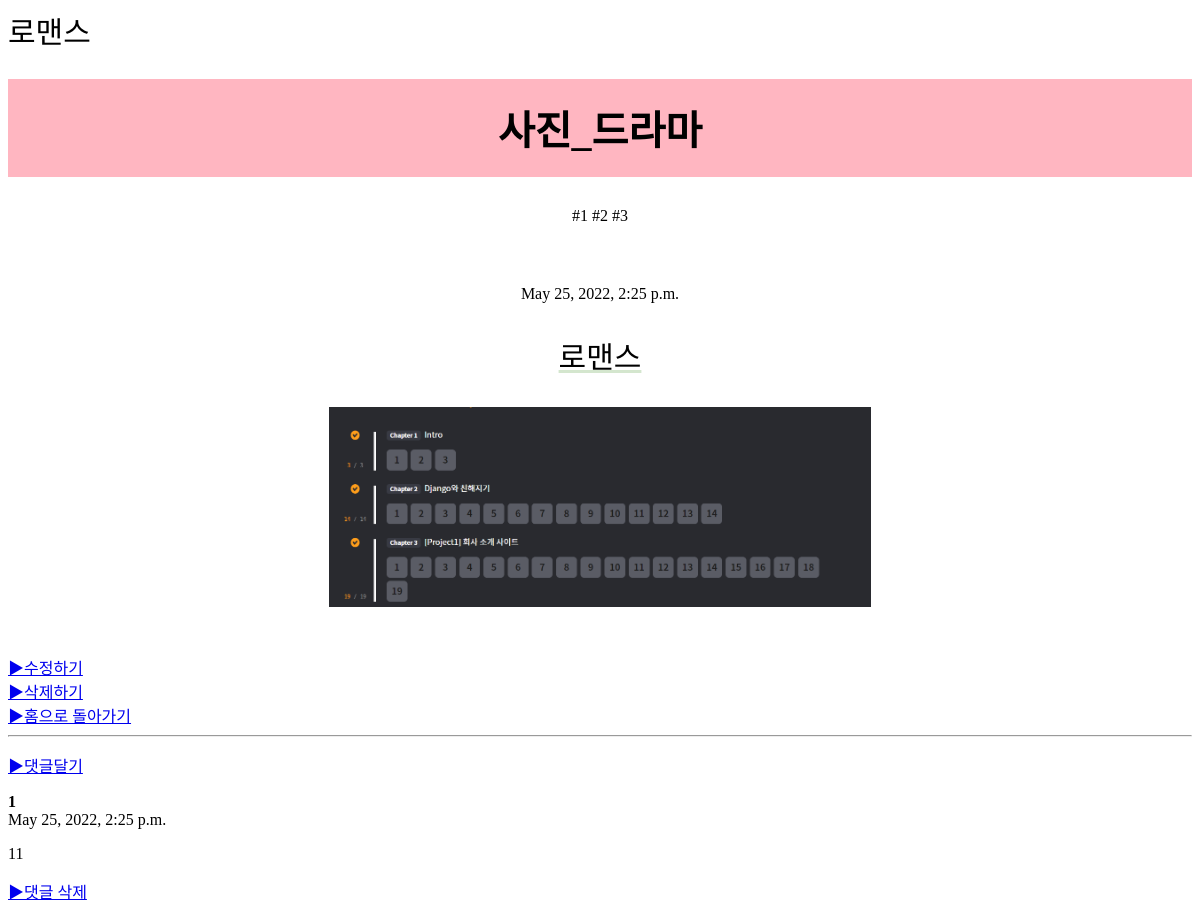
The page /drama/r/7 on the database its author committed.
### drama/models.py (models this page shows, shortened)
class Romance(models.Model):
    title = models.CharField('Title',max_length=50, blank=True)
    author = models.CharField('Author',max_length=50, blank=True)
    upload_time = models.DateTimeField(unique=True)
    content=models.TextField('content')
    hashtag=models.ManyToManyField(R_HashTag)
    photo=models.ImageField(blank=True, null=True, upload_to="drama_photo")

class R_HashTag(models.Model):
    hashtag=models.CharField(max_length=100)
    def __str__(self):
        return self.hashtag

class R_Comment(models.Model):
    post=models.ForeignKey(Romance, related_name='comments', on_delete=models.CASCADE)
    username=models.CharField(max_length=20)
    comment_text=models.TextField()
    created_at=models.DateTimeField(default=timezone.now)

### drama/views.py (the view)
# urls.py: path('drama/r/<int:pk>',R_detail2,name='R_detail2'),
def R_detail2(request, pk):
    R_post2=get_object_or_404(Romance,pk=pk)
    R_hashtag2=R_post2.hashtag.all()
    return render(request,'R_detail2.html',{'R_post2':R_post2, 'R_hashtags2':R_hashtag2})

### drama/templates/R_detail2.html (shortened to what this page needs)
{% load static %}
<html>
    <head>
        <link rel = "stylesheet" href="{% static 'css/detail.css' %}">
        <a style="font-size: 30px;">로맨스</a>
    </head>
    <body>
        <div>
            <h1>{{  R_post2.title  }}</h1>
            <div><span>
                {% for hashtag in R_hashtags2.all %}
                #{{hashtag}}
                {% endfor %}
            </span>
            </div>
            <span>{{ R_post2.upload_time }}</span>
            <div class="content">{{ R_post2.content }}</div>
            {% if R_post2.photo %}
            <span><img src="{{ R_post2.photo.url }}" alt="" height="200px;"></span>
            {% endif %}
            <br>
            <a href="{% url 'R_edit2' R_post2.id %}">▶수정하기</a>
            <br>
            <a href="{% url 'R_delete2' R_post2.id %}">▶삭제하기</a>
            <br>
            <a href="{% url 'list2' %}">▶홈으로 돌아가기</a>
            <br>
            <hr>
            <p><a class="add_comment" href="{% url 'R_add_comment2' R_post2.id %}">▶댓글달기</a></p>
            {% for comment in R_post2.comments.all %}
                <div class="comment">
                    <strong class="username">{{ comment.username }}</strong>
                    <div class="date">{{ comment.created_at }}</div>
                    <p>{{ comment.comment_text|linebreaks }}</p>
                    <p><a href="{% url 'R_delete_comment2' R_post2_id=R_post2.id comment_id=comment.id %}">▶댓글 삭제</a></p>
                </div>
            {% empty %}
            <p>No comment</p>
            {% endfor %}
        </div>
    </body>
</html>

### static/css/detail.css (style rules this page uses)
* { font-family: 'LeeSeoyun'; }
h1 { background-color: lightpink; padding:20px; text-align: center; font-size: 40px; }
span { display: table; margin:30px auto;; }
.content { font-size: 30px; text-align: center; padding-right: border; text-decoration-line: underline; text-decoration-color: #D4E6CE; }

### rows shown on the page
Romance: title "사진_드라마", upload_time "May 25, 2022, 2:25 p.m.", content "로맨스", photo (picture)
R_HashTag: hashtag "1"
R_HashTag: hashtag "2"
R_HashTag: hashtag "3"
R_Comment: username "1", created_at "May 25, 2022, 2:25 p.m.", comment_text "11"
